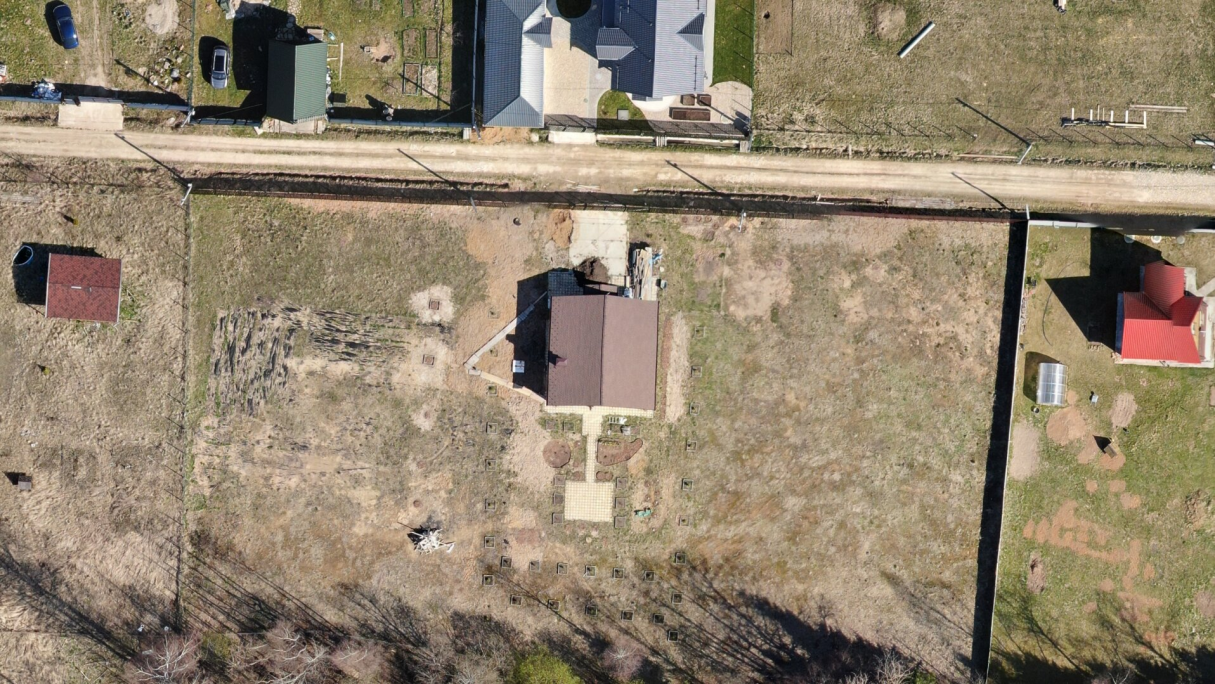
#> input picture Default_Images/test.png, 1215 x 684 px
$ python testRecognition.py
#> lines starting #> are read from the running program, lines starting #| are printed output that depends on the picture; after the words box and inside, x2 and y2 are one past the last pixel; in counts of white or black regions, pixels touching at a corner belong together
import cv2 as cv
import numpy as np

window_name = ('Sobel Demo - Simple Edge Detector')
scale = 1
delta = 0
ddepth = cv.CV_16S

img = cv.imread('Default_Images/test.png', 1)
#> img is the input picture: shape (684, 1215, 3); mean B, G, R 109.8, 131.5, 145.8
cv.imshow("Original image",img)
clahe = cv.createCLAHE(clipLimit=3., tileGridSize=(8,8))
lab = cv.cvtColor(img, cv.COLOR_BGR2LAB) # convert from BGR to LAB color space
#> lab: shape (684, 1215, 3); mean of channels 0, 1, 2 140.5, 130, 141.6
l, a, b = cv.split(lab) # split on 3 different channels
l2 = clahe.apply(l) # apply CLAHE to the L-channel
lab = cv.merge((l2,a,b)) # merge channels
#> lab: shape (684, 1215, 3); mean of channels 0, 1, 2 131.3, 130, 141.6
img2 = cv.cvtColor(lab, cv.COLOR_LAB2BGR) # convert from LAB to BGR
cv.imwrite('sunset_modified.jpg', img2)

# Sobel operator test
src = img2
src = cv.GaussianBlur(src, (3, 3), 0)
gray = cv.cvtColor(src, cv.COLOR_BGR2GRAY)
grad_x = cv.Sobel(gray, ddepth, 1, 0, ksize=3, scale=scale, delta=delta, borderType=cv.BORDER_DEFAULT)
grad_y = cv.Sobel(gray, ddepth, 0, 1, ksize=3, scale=scale, delta=delta, borderType=cv.BORDER_DEFAULT)
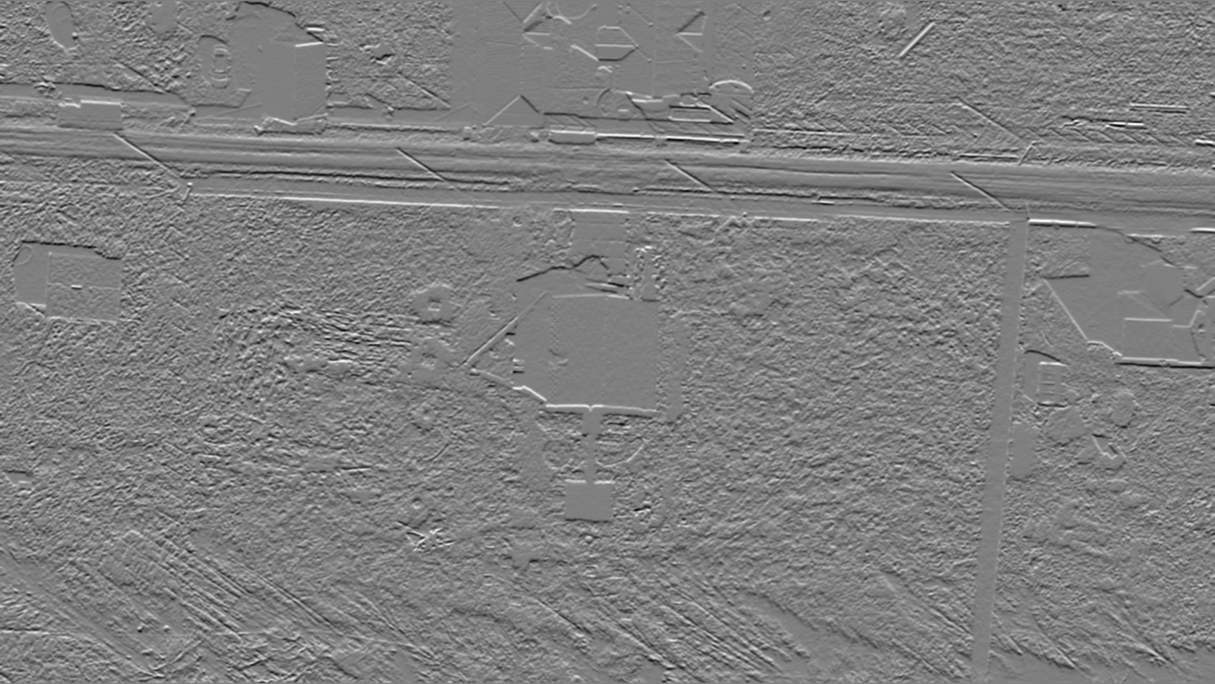
#> grad_y: shape (684, 1215) int16; min -686, max 686, mean -0.3; drawn with min black and max white
abs_grad_x = cv.convertScaleAbs(grad_x)
abs_grad_y = cv.convertScaleAbs(grad_y)
grad = cv.addWeighted(abs_grad_x, 0.5, abs_grad_y, 0.5, 0)
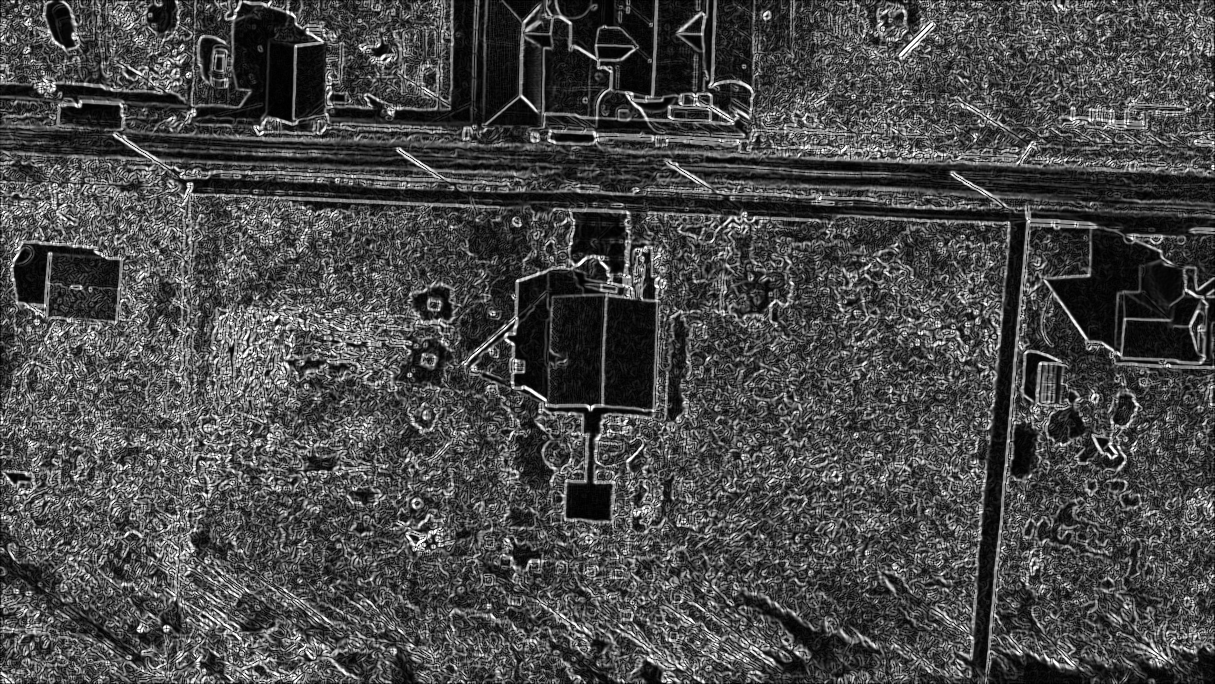
#> grad: shape (684, 1215); min 0, max 255, mean 72.9
cv.imwrite('Ready_Images/Rezult_Sobel.png',grad)

ret, thresh = cv.threshold(gray, 127, 255, 0)
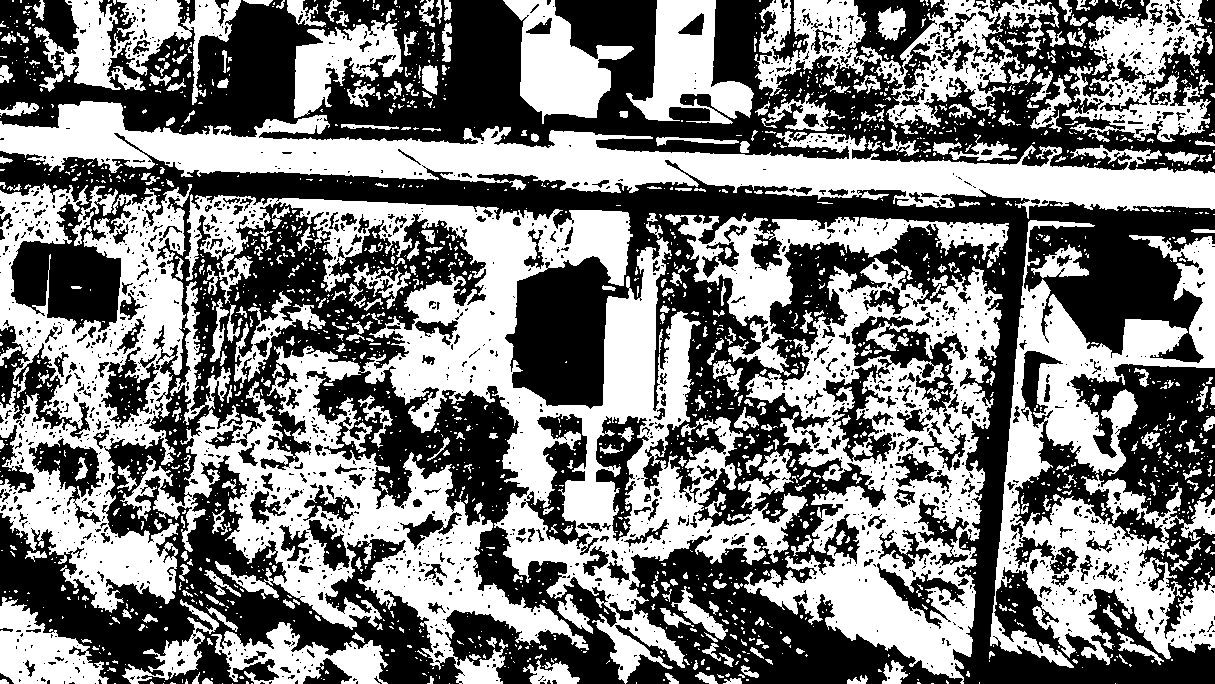
#> thresh: shape (684, 1215); 48.6% white; 2148 white regions (1747 under 20 px)
contours, hierarchy = cv.findContours(thresh, cv.RETR_TREE, cv.CHAIN_APPROX_SIMPLE)
#> contours = 4494 contours, 3742 with area under 20; largest, box (x1, y1, x2, y2) and area: (120, 194, 807, 684) 121800, (744, 258, 1003, 684) 59856, (0, 101, 1215, 219) 47477, (0, 183, 192, 613) 44273, (990, 220, 1215, 668) 41614
cv.drawContours(gray, contours, -1, (0,255,0), 3)
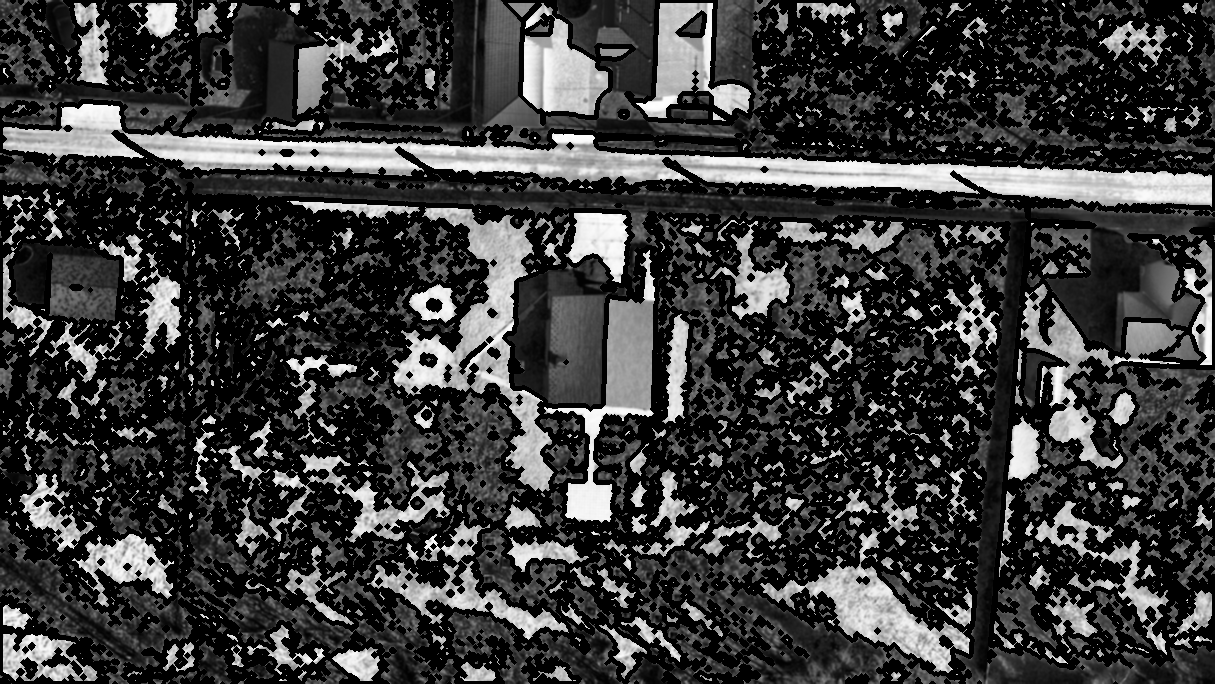
#> gray: shape (684, 1215); min 0, max 254, mean 59

for cnt in contours:
    rect = cv.minAreaRect(cnt) # пытаемся вписать прямоугольник
    box = cv.boxPoints(rect) # поиск четырех вершин прямоугольника
    box = np.int0(box) # округление координат
    cv.drawContours(gray,[box],0,(255,0,0),2) # рисуем прямоугольник
#> this loop made 4494 passes
#> (rect, box) on passes 1 to 3: (((1115, 683), (0, 0), -90), [[1115, 683], [1115, 683], [1115, 683], [1115, 683]]), (((932, 683), (0, 2), -90), [[933, 683], [931, 683], [931, 683], [933, 683]]), (((449, 683), (0, 0), -90), [[449, 683], [449, 683], [449, 683], [449, 683]])
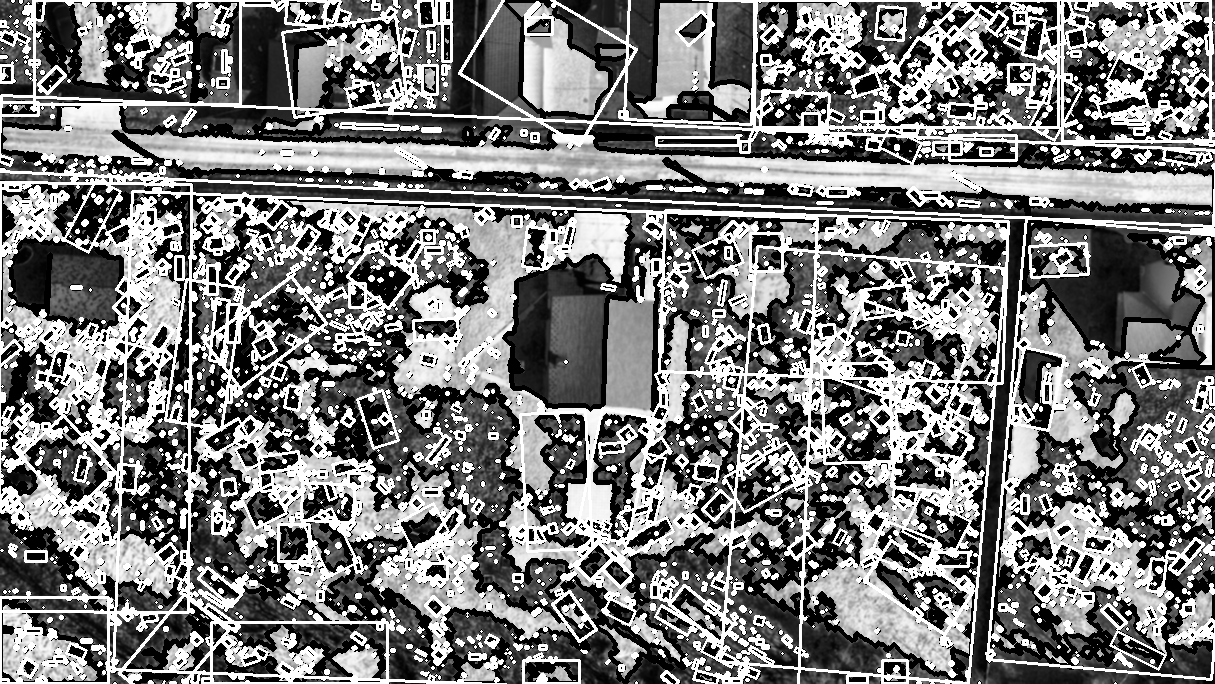
#> gray: shape (684, 1215); min 0, max 255, mean 121.3

cv.imwrite('Ready_Images/Countours_Test.png',gray);
#cv.imshow(window_name, grad)

$ run again, with Default_Images/40922.png copied over Default_Images/test.png
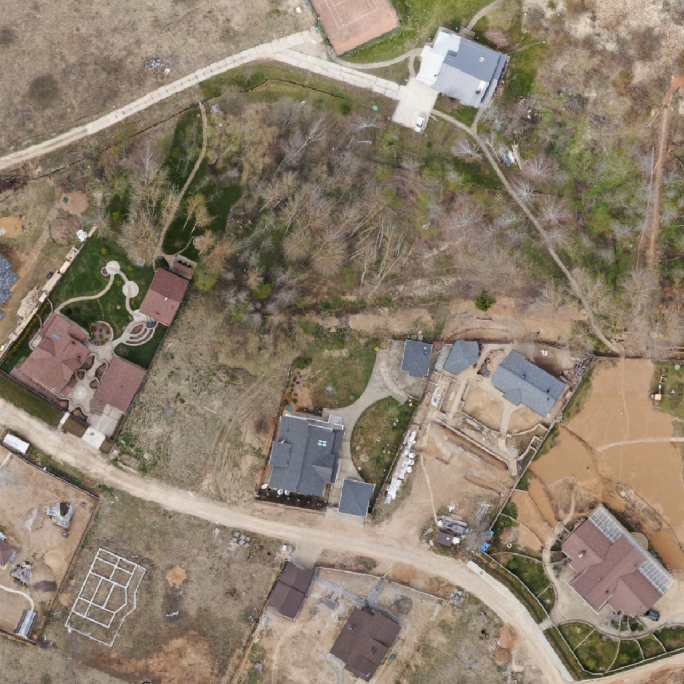
#> input picture Default_Images/40922.png, 684 x 684 px
#> img is the input picture: shape (684, 684, 3); mean B, G, R 109.5, 127, 140.7
#> `ret, thresh = cv.threshold(gray, 127, 255, 0)`:
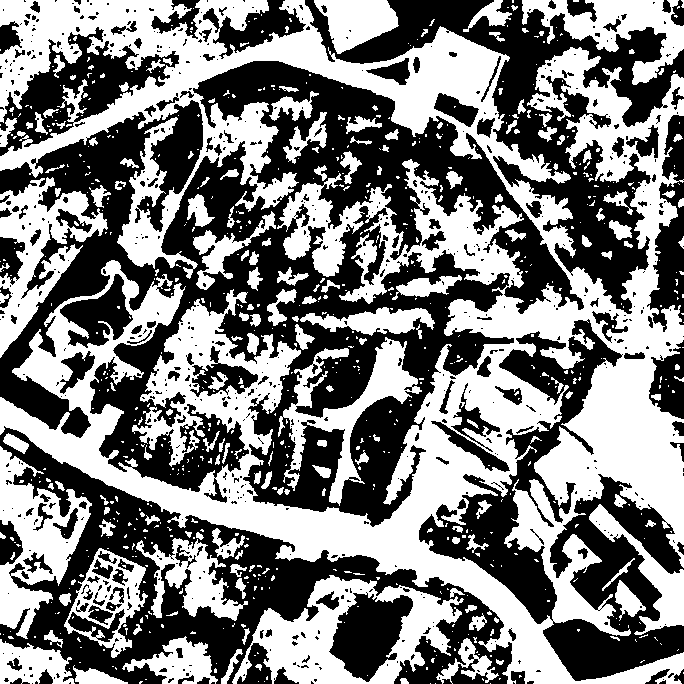
#> thresh: shape (684, 684); 49.2% white; 768 white regions (595 under 20 px)
#> contours = 1526 contours, 1216 with area under 20; largest, box (x1, y1, x2, y2) and area: (0, 0, 684, 684) 176215, (418, 318, 623, 625) 16490, (232, 575, 464, 684) 14844, (0, 446, 92, 639) 8162, (0, 177, 108, 358) 7256
#> the loop `for cnt in contours:` made 1526 passes
#> (rect, box) on passes 1 to 3: (((490, 683), (0, 0), -90), [[490, 683], [490, 683], [490, 683], [490, 683]]), (((435, 683), (0, 0), -90), [[435, 683], [435, 683], [435, 683], [435, 683]]), (((430, 683), (0, 0), -90), [[430, 683], [430, 683], [430, 683], [430, 683]])
#> after the loop `for cnt in contours:`:
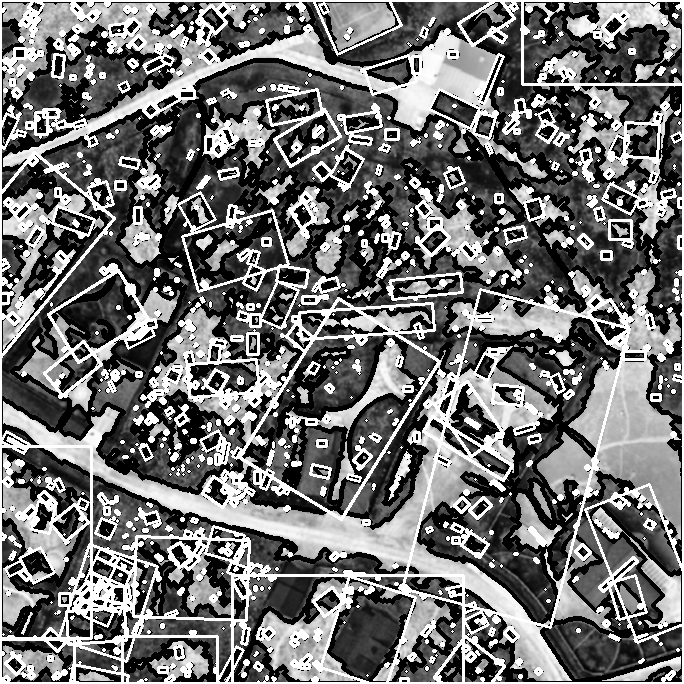
#> gray: shape (684, 684); min 0, max 255, mean 112.3

$ run again, with Default_Images/40923.png copied over Default_Images/test.png
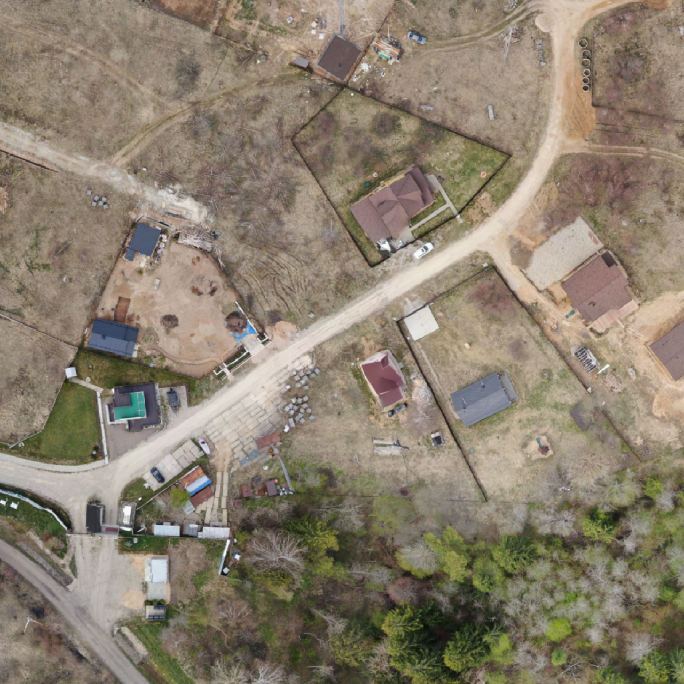
#> input picture Default_Images/40923.png, 684 x 684 px
#> img is the input picture: shape (684, 684, 3); mean B, G, R 110.5, 127.6, 138.6
#> `ret, thresh = cv.threshold(gray, 127, 255, 0)`:
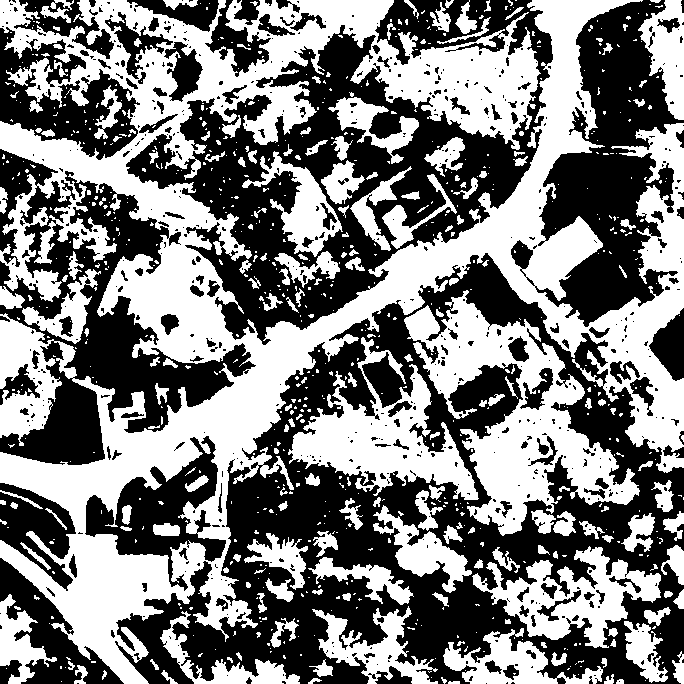
#> thresh: shape (684, 684); 49.2% white; 804 white regions (610 under 20 px)
#> contours = 1513 contours, 1210 with area under 20; largest, box (x1, y1, x2, y2) and area: (0, 0, 684, 684) 148620, (404, 290, 640, 536) 20804, (288, 337, 479, 500) 10974, (84, 435, 227, 592) 8692, (472, 546, 661, 648) 8208
#> the loop `for cnt in contours:` made 1513 passes
#> (rect, box) on passes 1 to 3: (((453.5, 682), (2, 11), -90), [[459, 683], [448, 683], [448, 681], [459, 681]]), (((61, 681), (0, 0), -90), [[61, 681], [61, 681], [61, 681], [61, 681]]), (((645, 680), (0, 0), -90), [[645, 680], [645, 680], [645, 680], [645, 680]])
#> after the loop `for cnt in contours:`:
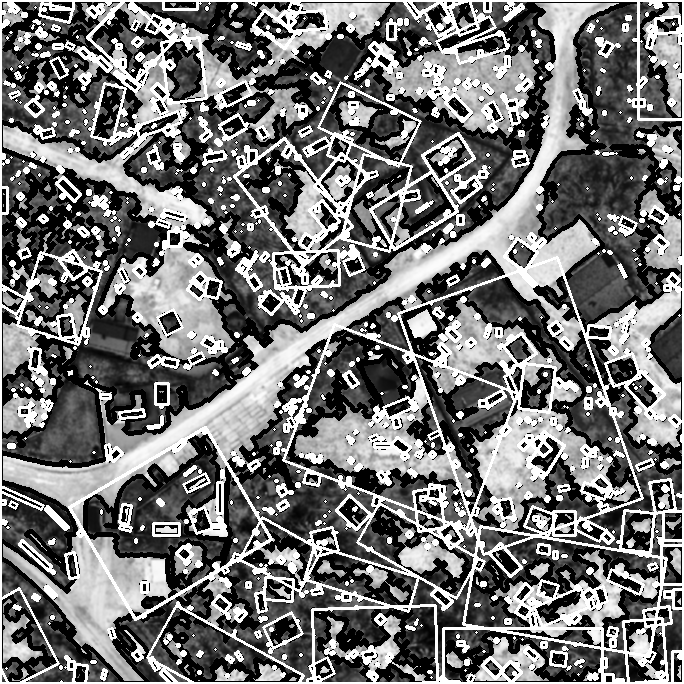
#> gray: shape (684, 684); min 0, max 255, mean 114.4
